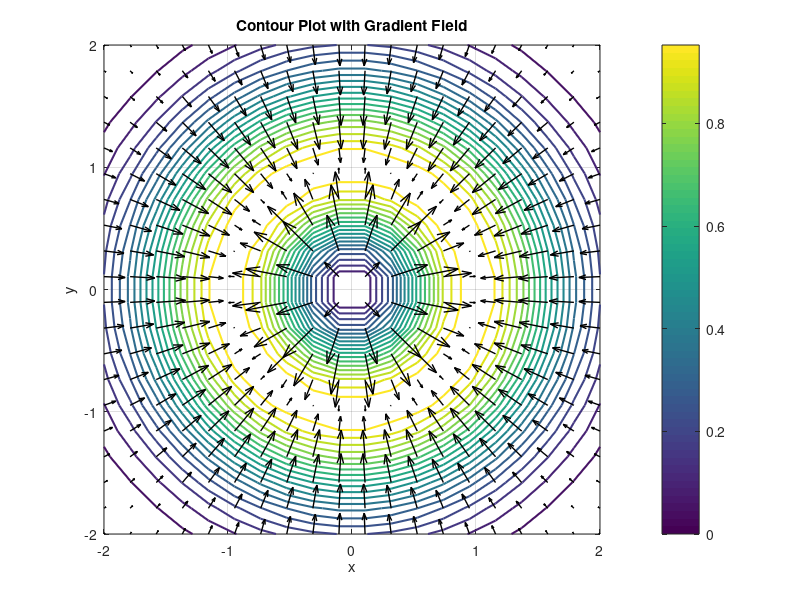

MATLAB code to generate this figure:
% Define the grid
x = linspace(-2, 2, 20); % Fewer points for quiver clarity
y = linspace(-2, 2, 20);
[X, Y] = meshgrid(x, y);

% Define the function
F = (X.^2 + Y.^2) .* exp(1 - X.^2 - Y.^2);

% Compute the gradient
[Fx, Fy] = gradient(F, x, y);

% Plot the contour
figure;
contour(X, Y, F, 20, 'LineWidth', 1.5);
colorbar;
hold on;

% Plot the gradient field (quiver plot)
quiver(X, Y, Fx, Fy, 'k', 'LineWidth', 1, 'AutoScaleFactor', 1.2);

% Labels and title
xlabel('x');
ylabel('y');
title('Contour Plot with Gradient Field');
grid on;
hold off;
